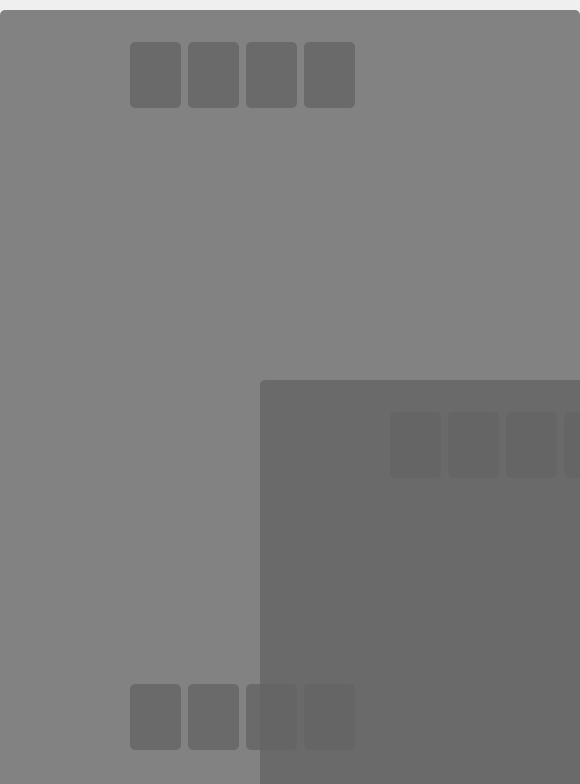
<?xml version="1.0" encoding="UTF-8"?>
<ui version="4.0">
 <class>Form</class>
 <widget class="QWidget" name="Form">
  <property name="geometry">
   <rect>
    <x>0</x>
    <y>0</y>
    <width>580</width>
    <height>784</height>
   </rect>
  </property>
  <property name="windowTitle">
   <string>Form</string>
  </property>
  <property name="styleSheet">
   <string notr="true">QLabel {
	background: rgba(100,100,100,200);
	border-radius: 5px;

}</string>
  </property>
  <widget class="QLabel" name="label">
   <property name="geometry">
    <rect>
     <x>0</x>
     <y>10</y>
     <width>580</width>
     <height>786</height>
    </rect>
   </property>
   <property name="text">
    <string/>
   </property>
   <property name="pixmap">
    <pixmap>:/new/gameui/pic/UI0511.png</pixmap>
   </property>
  </widget>
  <widget class="QLabel" name="label_card_R_0">
   <property name="enabled">
    <bool>true</bool>
   </property>
   <property name="geometry">
    <rect>
     <x>130</x>
     <y>42</y>
     <width>51</width>
     <height>66</height>
    </rect>
   </property>
   <property name="text">
    <string/>
   </property>
  </widget>
  <widget class="QLabel" name="label_card_R_1">
   <property name="enabled">
    <bool>true</bool>
   </property>
   <property name="geometry">
    <rect>
     <x>188</x>
     <y>42</y>
     <width>51</width>
     <height>66</height>
    </rect>
   </property>
   <property name="text">
    <string/>
   </property>
  </widget>
  <widget class="QLabel" name="label_card_R_2">
   <property name="enabled">
    <bool>true</bool>
   </property>
   <property name="geometry">
    <rect>
     <x>246</x>
     <y>42</y>
     <width>51</width>
     <height>66</height>
    </rect>
   </property>
   <property name="text">
    <string/>
   </property>
  </widget>
  <widget class="QLabel" name="label_card_R_3">
   <property name="enabled">
    <bool>true</bool>
   </property>
   <property name="geometry">
    <rect>
     <x>304</x>
     <y>42</y>
     <width>51</width>
     <height>66</height>
    </rect>
   </property>
   <property name="text">
    <string/>
   </property>
  </widget>
  <widget class="QLabel" name="label_card_R_4">
   <property name="enabled">
    <bool>true</bool>
   </property>
   <property name="geometry">
    <rect>
     <x>188</x>
     <y>684</y>
     <width>51</width>
     <height>66</height>
    </rect>
   </property>
   <property name="text">
    <string/>
   </property>
  </widget>
  <widget class="QLabel" name="label_card_R_5">
   <property name="enabled">
    <bool>true</bool>
   </property>
   <property name="geometry">
    <rect>
     <x>304</x>
     <y>684</y>
     <width>51</width>
     <height>66</height>
    </rect>
   </property>
   <property name="text">
    <string/>
   </property>
  </widget>
  <widget class="QLabel" name="label_card_R_6">
   <property name="enabled">
    <bool>true</bool>
   </property>
   <property name="geometry">
    <rect>
     <x>130</x>
     <y>684</y>
     <width>51</width>
     <height>66</height>
    </rect>
   </property>
   <property name="text">
    <string/>
   </property>
  </widget>
  <widget class="QLabel" name="label_card_R_7">
   <property name="enabled">
    <bool>true</bool>
   </property>
   <property name="geometry">
    <rect>
     <x>246</x>
     <y>684</y>
     <width>51</width>
     <height>66</height>
    </rect>
   </property>
   <property name="text">
    <string/>
   </property>
  </widget>
  <widget class="QLabel" name="label_card_R_8">
   <property name="enabled">
    <bool>true</bool>
   </property>
   <property name="geometry">
    <rect>
     <x>564</x>
     <y>412</y>
     <width>51</width>
     <height>66</height>
    </rect>
   </property>
   <property name="text">
    <string/>
   </property>
  </widget>
  <widget class="QLabel" name="label_card_R_9">
   <property name="enabled">
    <bool>true</bool>
   </property>
   <property name="geometry">
    <rect>
     <x>564</x>
     <y>1054</y>
     <width>51</width>
     <height>66</height>
    </rect>
   </property>
   <property name="text">
    <string/>
   </property>
  </widget>
  <widget class="QLabel" name="label_card_R_10">
   <property name="enabled">
    <bool>true</bool>
   </property>
   <property name="geometry">
    <rect>
     <x>506</x>
     <y>1054</y>
     <width>51</width>
     <height>66</height>
    </rect>
   </property>
   <property name="text">
    <string/>
   </property>
  </widget>
  <widget class="QLabel" name="label_card_R_11">
   <property name="enabled">
    <bool>true</bool>
   </property>
   <property name="geometry">
    <rect>
     <x>448</x>
     <y>1054</y>
     <width>51</width>
     <height>66</height>
    </rect>
   </property>
   <property name="text">
    <string/>
   </property>
  </widget>
  <widget class="QLabel" name="label_card_R_12">
   <property name="enabled">
    <bool>true</bool>
   </property>
   <property name="geometry">
    <rect>
     <x>448</x>
     <y>412</y>
     <width>51</width>
     <height>66</height>
    </rect>
   </property>
   <property name="text">
    <string/>
   </property>
  </widget>
  <widget class="QLabel" name="label_card_R_13">
   <property name="enabled">
    <bool>true</bool>
   </property>
   <property name="geometry">
    <rect>
     <x>390</x>
     <y>1054</y>
     <width>51</width>
     <height>66</height>
    </rect>
   </property>
   <property name="text">
    <string/>
   </property>
  </widget>
  <widget class="QLabel" name="label_2">
   <property name="geometry">
    <rect>
     <x>260</x>
     <y>380</y>
     <width>580</width>
     <height>786</height>
    </rect>
   </property>
   <property name="text">
    <string/>
   </property>
   <property name="pixmap">
    <pixmap>:/new/gameui/pic/UI0511.png</pixmap>
   </property>
  </widget>
  <widget class="QLabel" name="label_card_R_14">
   <property name="enabled">
    <bool>true</bool>
   </property>
   <property name="geometry">
    <rect>
     <x>506</x>
     <y>412</y>
     <width>51</width>
     <height>66</height>
    </rect>
   </property>
   <property name="text">
    <string/>
   </property>
  </widget>
  <widget class="QLabel" name="label_card_R_15">
   <property name="enabled">
    <bool>true</bool>
   </property>
   <property name="geometry">
    <rect>
     <x>390</x>
     <y>412</y>
     <width>51</width>
     <height>66</height>
    </rect>
   </property>
   <property name="text">
    <string/>
   </property>
  </widget>
 </widget>
 <resources/>
 <connections/>
</ui>
